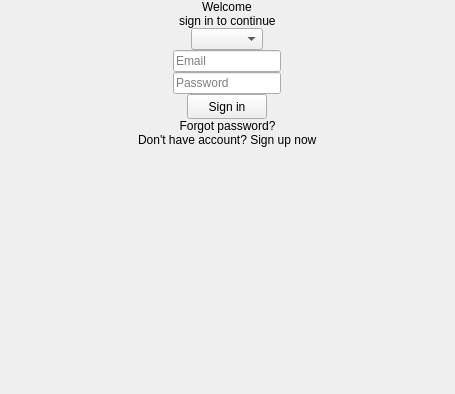
<?xml version="1.0" encoding="UTF-8"?>
<ui version="4.0">
 <class>SignInScreen</class>
 <widget class="QWidget" name="SignInScreen">
  <property name="geometry">
   <rect>
    <x>0</x>
    <y>0</y>
    <width>455</width>
    <height>394</height>
   </rect>
  </property>
  <property name="windowTitle">
   <string>Form</string>
  </property>
  <layout class="QVBoxLayout" name="verticalLayout">
   <property name="spacing">
    <number>0</number>
   </property>
   <property name="leftMargin">
    <number>0</number>
   </property>
   <property name="topMargin">
    <number>0</number>
   </property>
   <property name="rightMargin">
    <number>0</number>
   </property>
   <property name="bottomMargin">
    <number>0</number>
   </property>
   <item>
    <widget class="QWidget" name="wgtMarginTop" native="true"/>
   </item>
   <item alignment="Qt::AlignHCenter">
    <widget class="QLabel" name="wgtWlecome">
     <property name="text">
      <string>Welcome</string>
     </property>
    </widget>
   </item>
   <item alignment="Qt::AlignHCenter">
    <widget class="QLabel" name="lblStausMessage">
     <property name="text">
      <string>sign in to continue</string>
     </property>
    </widget>
   </item>
   <item alignment="Qt::AlignHCenter">
    <widget class="ComboBox" name="cbbServer"/>
   </item>
   <item>
    <widget class="QWidget" name="wgtEmailTop" native="true"/>
   </item>
   <item alignment="Qt::AlignHCenter">
    <widget class="QLineEdit" name="edtEmail">
     <property name="alignment">
      <set>Qt::AlignLeading|Qt::AlignLeft|Qt::AlignVCenter</set>
     </property>
     <property name="placeholderText">
      <string>Email</string>
     </property>
    </widget>
   </item>
   <item>
    <widget class="QWidget" name="wgtPasswordTop" native="true"/>
   </item>
   <item alignment="Qt::AlignHCenter">
    <widget class="PasswordLineEdit" name="edtPassword">
     <property name="echoMode">
      <enum>QLineEdit::Password</enum>
     </property>
     <property name="alignment">
      <set>Qt::AlignLeading|Qt::AlignLeft|Qt::AlignVCenter</set>
     </property>
     <property name="readOnly">
      <bool>false</bool>
     </property>
     <property name="placeholderText">
      <string>Password</string>
     </property>
    </widget>
   </item>
   <item>
    <widget class="QWidget" name="wgtButtonTop" native="true"/>
   </item>
   <item alignment="Qt::AlignHCenter">
    <widget class="QPushButton" name="btnSignIn">
     <property name="sizePolicy">
      <sizepolicy hsizetype="Fixed" vsizetype="Fixed">
       <horstretch>0</horstretch>
       <verstretch>0</verstretch>
      </sizepolicy>
     </property>
     <property name="minimumSize">
      <size>
       <width>80</width>
       <height>25</height>
      </size>
     </property>
     <property name="focusPolicy">
      <enum>Qt::NoFocus</enum>
     </property>
     <property name="text">
      <string>Sign in</string>
     </property>
    </widget>
   </item>
   <item>
    <widget class="QWidget" name="wgtUnderButton" native="true"/>
   </item>
   <item>
    <widget class="QLabel" name="lblForgotPass">
     <property name="text">
      <string>Forgot password?</string>
     </property>
     <property name="alignment">
      <set>Qt::AlignCenter</set>
     </property>
    </widget>
   </item>
   <item>
    <widget class="QWidget" name="wgtSpaseClickLabel" native="true"/>
   </item>
   <item alignment="Qt::AlignHCenter">
    <widget class="QWidget" name="wgtFrameBottom" native="true">
     <property name="sizePolicy">
      <sizepolicy hsizetype="Preferred" vsizetype="Preferred">
       <horstretch>0</horstretch>
       <verstretch>0</verstretch>
      </sizepolicy>
     </property>
     <layout class="QHBoxLayout" name="horizontalLayout">
      <property name="spacing">
       <number>0</number>
      </property>
      <property name="leftMargin">
       <number>0</number>
      </property>
      <property name="topMargin">
       <number>0</number>
      </property>
      <property name="rightMargin">
       <number>0</number>
      </property>
      <property name="bottomMargin">
       <number>0</number>
      </property>
      <item>
       <widget class="QLabel" name="label">
        <property name="text">
         <string>Don't have account?</string>
        </property>
       </widget>
      </item>
      <item>
       <widget class="ClickableLabel" name="lblSignUp">
        <property name="text">
         <string> Sign up now</string>
        </property>
       </widget>
      </item>
     </layout>
    </widget>
   </item>
   <item>
    <spacer name="verticalSpacer">
     <property name="orientation">
      <enum>Qt::Vertical</enum>
     </property>
     <property name="sizeHint" stdset="0">
      <size>
       <width>20</width>
       <height>40</height>
      </size>
     </property>
    </spacer>
   </item>
  </layout>
 </widget>
 <customwidgets>
  <customwidget>
   <class>ClickableLabel</class>
   <extends>QLabel</extends>
   <header>ClickableLabel.h</header>
  </customwidget>
  <customwidget>
   <class>ComboBox</class>
   <extends>QComboBox</extends>
   <header location="global">ComboBox.h</header>
  </customwidget>
  <customwidget>
   <class>PasswordLineEdit</class>
   <extends>QLineEdit</extends>
   <header location="global">PasswordLineEdit.h</header>
  </customwidget>
 </customwidgets>
 <resources/>
 <connections/>
</ui>
